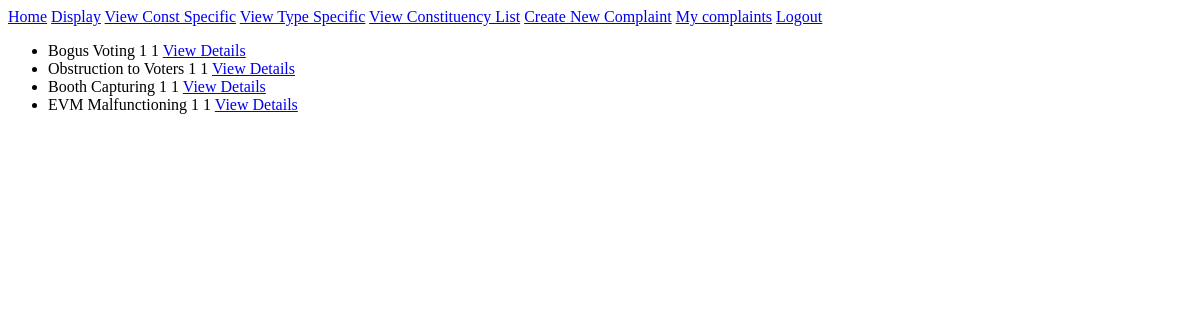
The app's page /complaints/by/ABC9876543/ (signed in), older data.
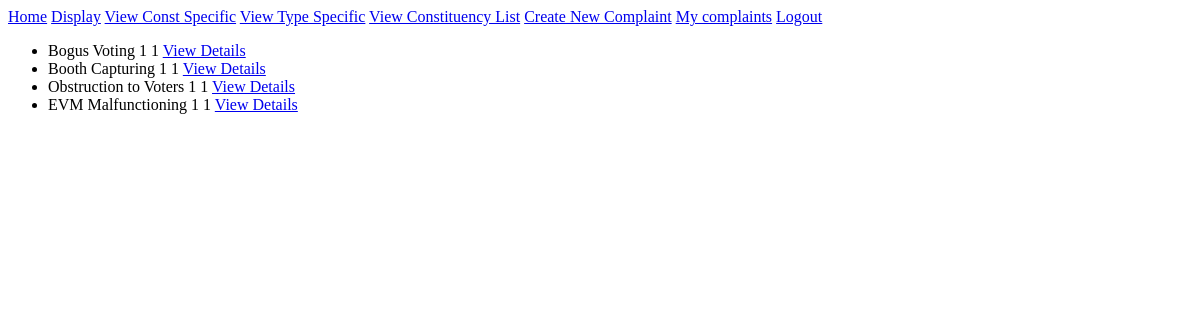
The same page, newer data.
### complaints/models.py (models this page shows, shortened)
class Complaint(models.Model):
    user = models.ForeignKey(
        User, related_name='complaints', on_delete=models.CASCADE)
    COMPLAINT_CHOICES = []
    type_list = [u['type'] for u in acc_models.ComplaintType.objects.all().values('type')]
    for temp in type_list:
        COMPLAINT_CHOICES.append((temp,temp))
    choice = models.CharField(
        max_length=50, choices=COMPLAINT_CHOICES, blank=False)
    description = models.TextField(blank=True)
    file_upload = models.FileField(
        upload_to='files', blank=True)
    file_upload1 = models.FileField(
        upload_to='files', blank=True)
    file_upload2 = models.FileField(
        upload_to='files', blank=True)
    file_upload3 = models.FileField(
        upload_to='files', blank=True)
    file_upload4 = models.FileField(
        upload_to='files', blank=True)
    file_upload5 = models.FileField(
        upload_to='files', blank=True)
    created_at = models.DateTimeField(auto_now=True)
    viewed_complaint = models.BooleanField(default=False)
    is_liked = models.BooleanField(default=False)
    is_disliked = models.BooleanField(default=False)
    class Meta():
        ordering = ['created_at']
        unique_together = ["user", "choice"]

### accounts/models.py (models this page shows, shortened)
class Voter(models.Model):
    user = models.OneToOneField(
        User, related_name="voter_details", on_delete=models.CASCADE)
    phone_num = models.PositiveIntegerField()
    cons_no = models.PositiveIntegerField(blank=False)
    booth_no = models.PositiveIntegerField(blank=False)

### complaints/views.py (the view)
# urls.py: path('by/<slug:username>/', views.UserComplaints.as_view(), name='user_complaints'),
class UserComplaints(LoginRequiredMixin, generic.ListView):
    model = models.Complaint
    template_name = "complaint/user_complaint_list.html"
    def get_queryset(self):
        try:
            self.complaint_user = User.objects.prefetch_related(
                "complaints").get(username__iexact=self.kwargs.get("username"))
        except User.DoesNotExist:
            raise Http404
        else:
            return self.complaint_user.complaints.all()
    def get_context_data(self, **kwargs):
        context = super().get_context_data(**kwargs)
        context["complaint_user"] = self.complaint_user
        return context

### accounts/context_processors.py (called while the page is built)
def GovList(request):
    id_list = [u['user'] for u in acc_models.GovUser.objects.all().values('user')]
    govname_list=[]
    for num in id_list:
        temp = User.objects.get(id__iexact = num)
        temp_name = temp.username
        govname_list.append(temp_name)
    return {'govname_list':govname_list}

### complaints/templates/complaint/user_complaint_list.html
{% extends "complaint/complaint_base.html" %}
{% block complaint_content %}
    <ul>
        {% for com in complaint_list %}
        <li>
            {{com.choice}}
            {{com.user.voter_details.cons_no}}
            {{com.user.voter_details.booth_no}}
            <a href="{% url 'complaints:single' pk=com.pk %}">View Details</a>
        </li>
        {% endfor %}
    </ul>
{% endblock %}

### complaints/templates/complaint/complaint_base.html (shortened to what this page needs)
{% extends "base.html" %}
{% block content %}
    {% block complaint_content %}{% endblock %}
{% endblock %}

### templates/base.html (shortened to what this page needs)
<!DOCTYPE html>
{% load staticfiles %}
<html lang="en">
<head>
</head>
<body>
    <a href="{%  url 'home' %}">Home</a>
    <a href="{% url 'complaints:display_all' %}">Display</a>
    <a href="{% url 'complaints:get_const_num' %}">View Const Specific</a>
    <a href="{% url 'complaints:get_type' %}">View Type Specific</a>
    <a href="{% url 'accounts:constituency_list' %}">View Constituency List</a>
    {% if user.is_authenticated %}
    {% block government %}
    {% if not user.username in govname_list %}
    <a href="{% url 'complaints:create' %}">Create New Complaint</a>
    <a href="{% url 'complaints:user_complaints' username=user.username %}">My complaints</a>
    {% endif %}
    {% endblock %}
        <a href="{% url 'accounts:logout' %}">Logout</a>
    {% else %}
        <a href="{% url 'accounts:login' %}">Login</a>
    {% endif %}
    {% block content %}
    {% endblock %}
</body>
</html>

Row changes from the older to the newer data that the page shows:
changed Complaint "Booth Capturing": moves up the list
